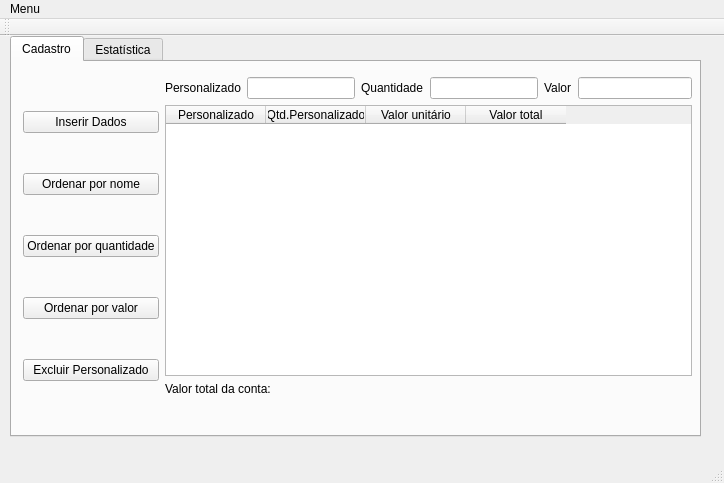
<?xml version="1.0" encoding="UTF-8"?>
<ui version="4.0">
 <class>MainWindow</class>
 <widget class="QMainWindow" name="MainWindow">
  <property name="geometry">
   <rect>
    <x>0</x>
    <y>0</y>
    <width>724</width>
    <height>483</height>
   </rect>
  </property>
  <property name="windowTitle">
   <string>MainWindow</string>
  </property>
  <widget class="QWidget" name="centralWidget">
   <widget class="QTabWidget" name="tabWidget">
    <property name="geometry">
     <rect>
      <x>10</x>
      <y>0</y>
      <width>691</width>
      <height>401</height>
     </rect>
    </property>
    <property name="currentIndex">
     <number>0</number>
    </property>
    <widget class="QWidget" name="tab_3">
     <attribute name="title">
      <string>Cadastro</string>
     </attribute>
     <widget class="QWidget" name="layoutWidget">
      <property name="geometry">
       <rect>
        <x>0</x>
        <y>4</y>
        <width>691</width>
        <height>361</height>
       </rect>
      </property>
      <layout class="QHBoxLayout" name="horizontalLayout_5">
       <item>
        <layout class="QVBoxLayout" name="verticalLayout_2">
         <item>
          <widget class="QPushButton" name="InserirDados">
           <property name="text">
            <string>Inserir Dados</string>
           </property>
          </widget>
         </item>
         <item>
          <widget class="QPushButton" name="OrdenarNome">
           <property name="text">
            <string>Ordenar por nome</string>
           </property>
          </widget>
         </item>
         <item>
          <widget class="QPushButton" name="OrdenarQtd">
           <property name="text">
            <string>Ordenar por quantidade</string>
           </property>
          </widget>
         </item>
         <item>
          <widget class="QPushButton" name="OrdenarValor">
           <property name="text">
            <string>Ordenar por valor</string>
           </property>
          </widget>
         </item>
         <item>
          <widget class="QPushButton" name="Excluir">
           <property name="text">
            <string>Excluir Personalizado</string>
           </property>
          </widget>
         </item>
        </layout>
       </item>
       <item>
        <layout class="QVBoxLayout" name="verticalLayout">
         <item>
          <layout class="QHBoxLayout" name="horizontalLayout_4">
           <item>
            <layout class="QHBoxLayout" name="horizontalLayout">
             <item>
              <widget class="QLabel" name="label">
               <property name="text">
                <string>Personalizado</string>
               </property>
              </widget>
             </item>
             <item>
              <widget class="QLineEdit" name="Nome"/>
             </item>
            </layout>
           </item>
           <item>
            <layout class="QHBoxLayout" name="horizontalLayout_2">
             <item>
              <widget class="QLabel" name="label_2">
               <property name="text">
                <string>Quantidade</string>
               </property>
              </widget>
             </item>
             <item>
              <widget class="QLineEdit" name="Quantidade"/>
             </item>
            </layout>
           </item>
           <item>
            <layout class="QHBoxLayout" name="horizontalLayout_3">
             <item>
              <widget class="QLabel" name="label_3">
               <property name="text">
                <string>Valor</string>
               </property>
              </widget>
             </item>
             <item>
              <widget class="QLineEdit" name="Valor"/>
             </item>
            </layout>
           </item>
          </layout>
         </item>
         <item>
          <widget class="QTableWidget" name="tabela">
           <column>
            <property name="text">
             <string>Personalizado</string>
            </property>
           </column>
           <column>
            <property name="text">
             <string>Qtd.Personalizado</string>
            </property>
           </column>
           <column>
            <property name="text">
             <string>Valor unitário</string>
            </property>
           </column>
           <column>
            <property name="text">
             <string>Valor total</string>
            </property>
           </column>
          </widget>
         </item>
         <item>
          <widget class="QLabel" name="label_12">
           <property name="text">
            <string>Valor total da conta:</string>
           </property>
          </widget>
         </item>
         <item>
          <widget class="QLabel" name="label_13">
           <property name="text">
            <string/>
           </property>
          </widget>
         </item>
        </layout>
       </item>
      </layout>
     </widget>
    </widget>
    <widget class="QWidget" name="tab_4">
     <attribute name="title">
      <string>Estatística</string>
     </attribute>
     <widget class="QWidget" name="layoutWidget">
      <property name="geometry">
       <rect>
        <x>70</x>
        <y>40</y>
        <width>158</width>
        <height>261</height>
       </rect>
      </property>
      <layout class="QVBoxLayout" name="verticalLayout_7">
       <item>
        <layout class="QVBoxLayout" name="verticalLayout_3">
         <item>
          <widget class="QLabel" name="label_4">
           <property name="text">
            <string>Produto com maior quantidade.</string>
           </property>
          </widget>
         </item>
         <item>
          <widget class="QLabel" name="label_5">
           <property name="text">
            <string/>
           </property>
          </widget>
         </item>
        </layout>
       </item>
       <item>
        <layout class="QVBoxLayout" name="verticalLayout_4">
         <item>
          <widget class="QLabel" name="label_6">
           <property name="text">
            <string>Produto com menor quantidade.</string>
           </property>
          </widget>
         </item>
         <item>
          <widget class="QLabel" name="label_7">
           <property name="text">
            <string/>
           </property>
          </widget>
         </item>
        </layout>
       </item>
       <item>
        <layout class="QVBoxLayout" name="verticalLayout_5">
         <item>
          <widget class="QLabel" name="label_8">
           <property name="text">
            <string>Produto com maior valor total.</string>
           </property>
          </widget>
         </item>
         <item>
          <widget class="QLabel" name="label_9">
           <property name="text">
            <string/>
           </property>
          </widget>
         </item>
        </layout>
       </item>
       <item>
        <layout class="QVBoxLayout" name="verticalLayout_6">
         <item>
          <widget class="QLabel" name="label_10">
           <property name="text">
            <string>Produto com menor valor total.</string>
           </property>
          </widget>
         </item>
         <item>
          <widget class="QLabel" name="label_11">
           <property name="text">
            <string/>
           </property>
          </widget>
         </item>
        </layout>
       </item>
      </layout>
     </widget>
    </widget>
   </widget>
  </widget>
  <widget class="QToolBar" name="mainToolBar">
   <attribute name="toolBarArea">
    <enum>TopToolBarArea</enum>
   </attribute>
   <attribute name="toolBarBreak">
    <bool>false</bool>
   </attribute>
  </widget>
  <widget class="QStatusBar" name="statusBar"/>
  <widget class="QMenuBar" name="menuBar">
   <property name="geometry">
    <rect>
     <x>0</x>
     <y>0</y>
     <width>724</width>
     <height>21</height>
    </rect>
   </property>
   <widget class="QMenu" name="menuMenu">
    <property name="title">
     <string>Menu</string>
    </property>
    <addaction name="actionSalvar"/>
    <addaction name="actionCarregar"/>
   </widget>
   <addaction name="menuMenu"/>
  </widget>
  <action name="actionSalvar">
   <property name="text">
    <string>Salvar</string>
   </property>
  </action>
  <action name="actionCarregar">
   <property name="text">
    <string>Carregar</string>
   </property>
  </action>
 </widget>
 <layoutdefault spacing="6" margin="11"/>
 <resources/>
 <connections/>
</ui>
